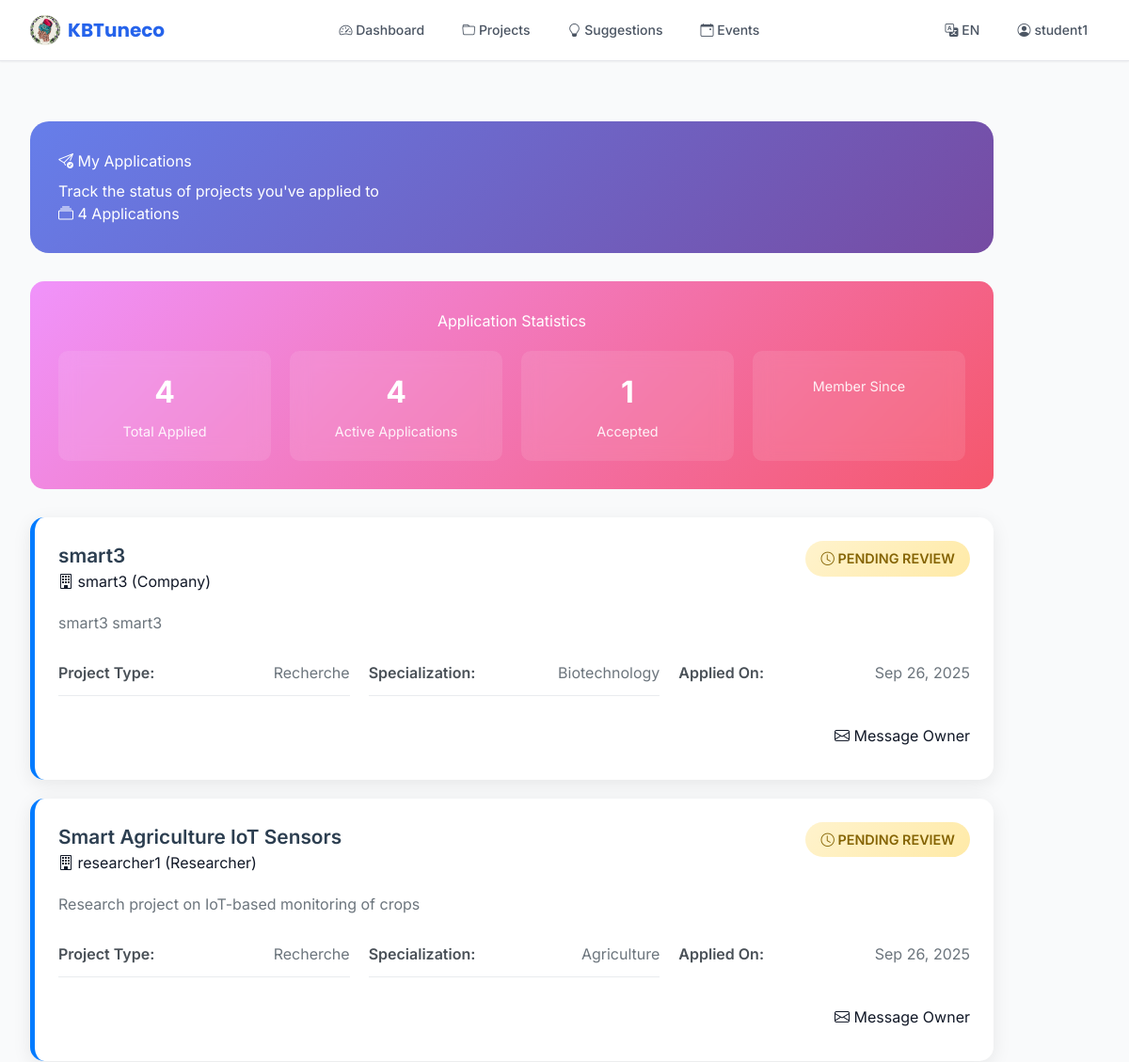
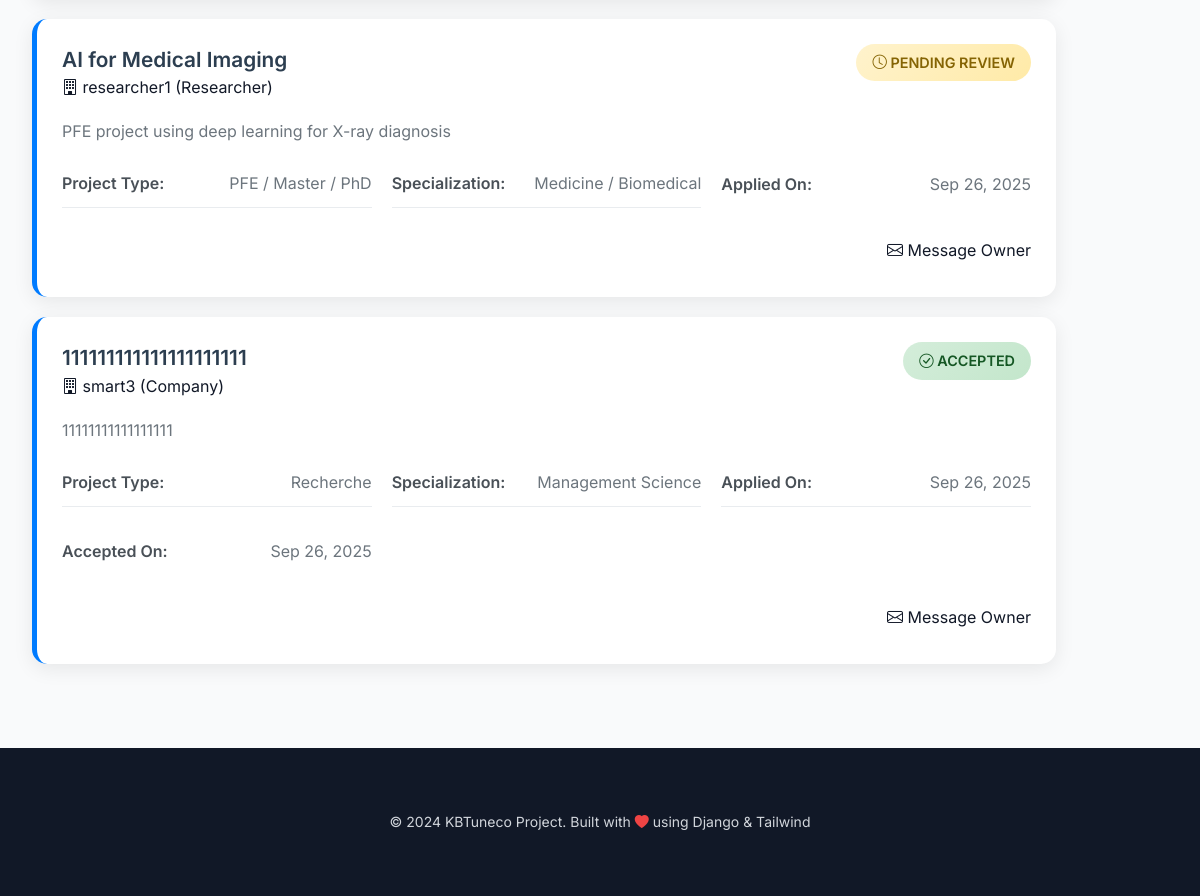
/en/auth/my-applications/ (signed in), run on the app's committed database (2 pictures, top to bottom).
### core/models.py (models this page shows, shortened)
class ProjectParticipant(models.Model):
    ROLE_CHOICES = [
        ('candidate', 'Candidate'),
        ('member', 'Member'),
        ('supervisor', 'Supervisor'),
        ('company_contact', 'Company Contact'),
    ]
    project = models.ForeignKey(Project, on_delete=models.CASCADE)
    profile = models.ForeignKey(Profile, on_delete=models.CASCADE)
    role = models.CharField(max_length=30, choices=ROLE_CHOICES, default='candidate')
    applied_at = models.DateTimeField(auto_now_add=True)
    accepted = models.BooleanField(default=False)
    joined_at = models.DateTimeField(blank=True, null=True)
    class Meta:
        unique_together = ('project', 'profile')

class Project(models.Model):
    PROJECT_TYPES = [
        ('mission', 'Mission Courte'),
        ('research', 'Recherche'),
        ('engineering', 'Ingénierie'),
        ('pfe', 'PFE / Master / PhD'),
    ]
    STATUS_CHOICES = [
        ('open', 'Open'),
        ('in_progress', 'In Progress'),
        ('completed', 'Completed'),
        ('cancelled', 'Cancelled'),
    ]
    title = models.CharField(max_length=300)
    description = models.TextField()
    project_type = models.CharField(max_length=30, choices=PROJECT_TYPES)
    posted_by = models.ForeignKey(Profile, on_delete=models.CASCADE, related_name='posted_projects')
    specialization_needed = models.CharField(max_length=50, choices=SPECIALIZATIONS, default='other')
    keywords = models.ManyToManyField(Keyword, blank=True)
    duration = models.CharField(max_length=100, blank=True, null=True)
    prerequisites = models.TextField(blank=True, null=True)
    status = models.CharField(max_length=30, choices=STATUS_CHOICES, default='open')
    participants = models.ManyToManyField(Profile, through='ProjectParticipant', blank=True)
    created_at = models.DateTimeField(auto_now_add=True)
    updated_at = models.DateTimeField(auto_now=True)
    budget = models.DecimalField(max_digits=12, decimal_places=2, blank=True, null=True)

class Profile(models.Model):
    USER_TYPES = [
        ('student', 'Student'),
        ('researcher', 'Researcher'),
        ('university', 'University / Lab'),
        ('company', 'Company'),
        ('association', 'Association'),
        ('medical', 'Medical Staff'),
    ]
    user = models.OneToOneField(User, on_delete=models.CASCADE)
    user_type = models.CharField(max_length=30, choices=USER_TYPES, default='student')
    institution_type = models.CharField(max_length=50, choices=INSTITUTIONS, blank=True, null=True)
    organization = models.ForeignKey(Organization, on_delete=models.SET_NULL, blank=True, null=True)
    specialization = models.CharField(max_length=50, choices=SPECIALIZATIONS, default='other')
    keywords = models.ManyToManyField(Keyword, blank=True)
    bio = models.TextField(blank=True)
    contact_email = models.EmailField(blank=True, null=True)
    phone = models.CharField(max_length=50, blank=True, null=True)
    cv = models.FileField(upload_to='cvs/', blank=True, null=True)
    created_at = models.DateTimeField(auto_now_add=True)

### core/views.py (the view)
# urls.py: path('auth/my-applications/', views.my_applications, name='my_applications'),
@login_required
def my_applications(request):
    applications = (
        ProjectParticipant.objects
        .filter(profile=request.user.profile)
        .select_related('project', 'project__posted_by__user')
        .order_by('-applied_at')
    )
    return render(request, 'projects/my_applications.html', {'applications': applications})

### core/context_processors.py (called while the page is built)
def unread_messages(request):
    if request.user.is_authenticated:
        try:
            unread_count = request.user.profile.received_messages.filter(read=False).count()
            return {'unread_message_count': unread_count}
        except:
            return {'unread_message_count': 0}
    return {'unread_message_count': 0}

### templates/projects/my_applications.html (shortened to what this page needs)
{% extends 'base.html' %}
{% load static %}
{% block content %}
<div class="container applications-container">
    <div class="page-header">
        <div class="row align-items-center">
            <div class="col-md-8">
                <h1 class="display-5 mb-2">
                    <i class="bi bi-send-check"></i> My Applications
                </h1>
                <p class="lead mb-0">Track the status of projects you've applied to</p>
            </div>
            <div class="col-md-4 text-md-end">
                <div class="d-flex justify-content-md-end gap-2">
                    <span class="badge bg-light text-dark fs-6">
                        <i class="bi bi-collection"></i> {{ applications|length }} Applications
                    </span>
                </div>
            </div>
        </div>
    </div>
    {% if applications %}
    <div class="stats-section">
        <h3>Application Statistics</h3>
        <div class="stats-grid">
            <div class="stat-item">
                <span class="stat-number">{{ applications|length }}</span>
                <span class="stat-label">Total Applied</span>
            </div>
            <div class="stat-item">
                <span class="stat-number">
                    {% widthratio applications|length 1 1 %}
                </span>
                <span class="stat-label">Active Applications</span>
            </div>
            <div class="stat-item">
                <span class="stat-number">
                    {% for app in applications %}
                        {% if app.accepted %}1{% endif %}
                    {% empty %}0{% endfor %}
                </span>
                <span class="stat-label">Accepted</span>
            </div>
            <div class="stat-item">
                <span class="stat-label">Member Since</span>
            </div>
        </div>
    </div>
    {% endif %}
    <div class="row">
        <div class="col-12">
            {% if applications %}
                {% for application in applications %}
                <div class="application-card">
                    <div class="application-header">
                        <div>
                            <a href="{% url 'project_detail' application.project.id %}" class="project-title">
                                {{ application.project.title }}
                            </a>
                            <div class="text-muted small">
                                <i class="bi bi-building"></i> {{ application.project.posted_by.user.username }}
                                ({{ application.project.posted_by.get_user_type_display }})
                            </div>
                        </div>
                        <div class="application-status status-{% if application.accepted %}accepted{% else %}pending{% endif %}">
                            {% if application.accepted %}
                                <i class="bi bi-check-circle"></i> Accepted
                            {% else %}
                                <i class="bi bi-clock"></i> Pending Review
                            {% endif %}
                        </div>
                    </div>
                    <div class="project-description">
                        {{ application.project.description|truncatewords:30 }}
                    </div>
                    <div class="application-details">
                        <div class="detail-item">
                            <span class="detail-label">Project Type:</span>
                            <span class="detail-value">{{ application.project.get_project_type_display }}</span>
                        </div>
                        <div class="detail-item">
                            <span class="detail-label">Specialization:</span>
                            <span class="detail-value">{{ application.project.get_specialization_needed_display }}</span>
                        </div>
                        <div class="detail-item">
                            <span class="detail-label">Applied On:</span>
                            <span class="detail-value">{{ application.applied_at|date:"M d, Y" }}</span>
                        </div>
                        {% if application.accepted and application.joined_at %}
                        <div class="detail-item">
                            <span class="detail-label">Accepted On:</span>
                            <span class="detail-value">{{ application.joined_at|date:"M d, Y" }}</span>
                        </div>
                        {% endif %}
                    </div>
                    <div class="action-buttons">
                        <a href="{% url 'project_detail' application.project.id %}" class="btn-view-project me-2">
                            <i class="bi bi-eye"></i> View Project
                        </a>
                        <a href="{% url 'compose' %}?recipient={{ application.project.posted_by.user.id }}&project={{ application.project.id }}" class="btn btn-success">
                            <i class="bi bi-envelope"></i> Message Owner
                        </a>
                    </div>
                </div>
                {% endfor %}
            {% endif %}
        </div>
    </div>
</div>
{% endblock %}

### templates/base.html (shortened to what this page needs)
{% load i18n static %}
<!DOCTYPE html>
<html lang="{{ LANGUAGE_CODE }}" dir="{% if LANGUAGE_CODE == 'ar' %}rtl{% else %}ltr{% endif %}">
<head>
    <script src="https://cdn.tailwindcss.com"></script>
    <link rel="stylesheet" href="https://cdn.jsdelivr.net/npm/bootstrap-icons@1.11.1/font/bootstrap-icons.css">
</head>
<body class="font-sans bg-gray-50 text-gray-900 min-h-screen">
    <nav class="bg-white/95 backdrop-blur-md border-b border-gray-200 sticky top-0 z-50 shadow-sm">
        <div class="max-w-7xl mx-auto px-4 sm:px-6 lg:px-8">
            <div class="flex justify-between h-16 items-center">
                <div class="flex items-center">
                    <a class="flex items-center space-x-2 font-display font-bold text-xl text-primary hover:text-primary-dark transition-colors" href="{% url 'dashboard' %}">
                        <img src="{% static 'img/logo.png' %}" alt="KBTuneco Logo" class="h-8 w-8 rounded-full object-cover">
                        <span>KBTuneco</span>
                    </a>
                </div>
                <div class="hidden md:block">
                    <div class="flex items-baseline space-x-4">
                        <a class="nav-link text-gray-600 hover:text-gray-900 px-3 py-2 rounded-md text-sm font-medium transition-colors" href="{% url 'dashboard' %}">
                            <i class="bi bi-speedometer2"></i> {% trans "Dashboard" %}
                        </a>
                        <a class="nav-link text-gray-600 hover:text-gray-900 px-3 py-2 rounded-md text-sm font-medium transition-colors" href="{% url 'project_list' %}">
                            <i class="bi bi-folder"></i> {% trans "Projects" %}
                        </a>
                        <a class="nav-link text-gray-600 hover:text-gray-900 px-3 py-2 rounded-md text-sm font-medium transition-colors" href="{% url 'suggestions' %}">
                            <i class="bi bi-lightbulb"></i> {% trans "Suggestions" %}
                        </a>
                        <a class="nav-link text-gray-600 hover:text-gray-900 px-3 py-2 rounded-md text-sm font-medium transition-colors" href="{% url 'events_list' %}">
                            <i class="bi bi-calendar-event"></i> {% trans "Events" %}
                        </a>
                    </div>
                </div>
                <div class="flex items-center space-x-4">
                    <div class="relative">
                        <button class="text-sm text-gray-600 hover:text-gray-900 px-3 py-2 rounded-md text-sm font-medium transition-colors" id="langDropdown" onclick="toggleDropdown('langMenu')">
                            <i class="bi bi-translate"></i>
                            {% get_current_language as LANGUAGE_CODE %}
                            {% if LANGUAGE_CODE == 'en' %}EN{% elif LANGUAGE_CODE == 'fr' %}FR{% elif LANGUAGE_CODE == 'ar' %}AR{% endif %}
                        </button>
                    </div>
                    {% if user.is_authenticated %}
                        <div class="relative">
                            <button class="text-sm text-gray-600 hover:text-gray-900 px-3 py-2 rounded-md text-sm font-medium transition-colors flex items-center space-x-1" id="userDropdown" onclick="toggleDropdown('userMenu')">
                                <i class="bi bi-person-circle"></i>
                                <span>{{ user.username }}</span>
                            </button>
                        </div>
                    {% endif %}
                </div>
            </div>
        </div>
    </nav>
    <main class="max-w-7xl mx-auto py-6 sm:px-6 lg:px-8">
        {% block content %}{% endblock %}
    </main>
    <footer class="bg-gray-900 text-gray-300 mt-auto">
        <div class="max-w-7xl mx-auto py-12 px-4 sm:px-6 lg:py-16 lg:px-8">
            <div class="text-center">
                <p class="text-sm">&copy; 2024 KBTuneco Project. Built with <i class="bi bi-heart-fill text-red-500"></i> using Django & Tailwind</p>
            </div>
        </div>
    </footer>
</body>
</html>

### templates/projects/my_applications.html (style rules this page uses)
.applications-container { min-height: 80vh; padding: 40px 0; }
.page-header { background: linear-gradient(135deg, #667eea 0%, #764ba2 100%); color: white; border-radius: 20px; padding: 30px; margin-bottom: 30px; }
.application-card { background: white; border-radius: 15px; padding: 25px; margin-bottom: 20px; box-shadow: 0 5px 20px rgba(0,0,0,0.08); transition: all 0.3s ease; border-left: 5px solid #007bff; }
.application-header { display: flex; justify-content: space-between; align-items: flex-start; margin-bottom: 20px; }
.project-title { font-size: 1.3rem; font-weight: 600; color: #2c3e50; margin-bottom: 10px; text-decoration: none; }
.application-status { padding: 8px 16px; border-radius: 20px; font-size: 0.9rem; font-weight: 600; text-transform: uppercase; }
.status-pending { background: linear-gradient(135deg, #fff3cd 0%, #ffeaa7 100%); color: #856404; }
.status-accepted { background: linear-gradient(135deg, #d4edda 0%, #c3e6cb 100%); color: #155724; }
.application-details { display: grid; grid-template-columns: repeat(auto-fit, minmax(250px, 1fr)); gap: 20px; margin-bottom: 20px; }
.detail-item { display: flex; justify-content: space-between; align-items: center; padding: 12px 0; border-bottom: 1px solid #e9ecef; }
.detail-item:last-child { border-bottom: none; }
.detail-label { font-weight: 600; color: #495057; }
.detail-value { color: #6c757d; text-align: right; }
.project-description { color: #6c757d; line-height: 1.6; margin-bottom: 15px; }
.action-buttons { text-align: right; }
.btn-view-project { background: var(--primary-gradient); border: none; padding: 10px 20px; border-radius: 25px; color: white; font-weight: 600; text-decoration: none; display: inline-block; transition: all 0.3s ease; }
.stats-section { background: linear-gradient(135deg, #f093fb 0%, #f5576c 100%); color: white; border-radius: 15px; padding: 30px; text-align: center; margin-bottom: 30px; }
.stats-grid { display: grid; grid-template-columns: repeat(auto-fit, minmax(150px, 1fr)); gap: 20px; margin-top: 20px; }
.stat-item { background: rgba(255,255,255,0.1); border-radius: 10px; padding: 20px; backdrop-filter: blur(10px); }
.stat-number { font-size: 2rem; font-weight: bold; display: block; margin-bottom: 5px; }
.stat-label { font-size: 0.9rem; opacity: 0.9; }

### data on the page
ProjectParticipant: accepted "1", project "111111111111111111111", project.posted_by.user.username "smart3", project.posted_by.user_type "Company", project.description "11111111111111111", project.project_type "Recherche", project.specialization_needed "Management Science", applied_at "Sep 26, 2025", joined_at "Sep 26, 2025"
ProjectParticipant: project "smart3", project.posted_by.user.username "smart3", project.posted_by.user_type "Company", accepted False (drawn), project.description "smart3 smart3", project.project_type "Recherche", project.specialization_needed "Biotechnology", applied_at "Sep 26, 2025"
ProjectParticipant: project "Smart Agriculture IoT Sensors", project.posted_by.user.username "researcher1", project.posted_by.user_type "Researcher", accepted False (drawn), project.description "Research project on IoT-based monitoring of crops", project.project_type "Recherche", project.specialization_needed "Agriculture", applied_at "Sep 26, 2025"
ProjectParticipant: project "AI for Medical Imaging", project.posted_by.user.username "researcher1", project.posted_by.user_type "Researcher", accepted False (drawn), project.description "PFE project using deep learning for X-ray diagnosis", project.project_type "PFE / Master / PhD", project.specialization_needed "Medicine / Biomedical", applied_at "Sep 26, 2025"

### other printed values
{{ user.username }} "student1"
{{ applications|length }} "4"
